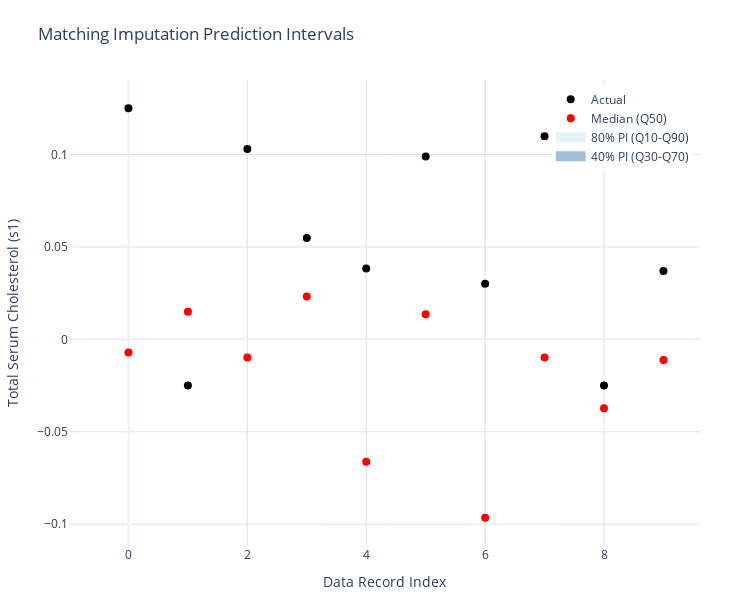

Notebook code for this chart:
### Markdown cell above
## Visualizing prediction intervals

By visualizing the prediction intervals of the model's imputations we can better understand the uncertainty in our imputed values.

### Code cell
# Create a prediction interval plot for the first 10 records
# Number of records to plot
n_records = 10

# Prepare data for plotting
records = list(range(n_records))
actuals = actual_values.iloc[:n_records, 0].values
medians = imputed_values[0.5].iloc[:n_records, 0].values
q30 = imputed_values[0.3].iloc[:n_records, 0].values
q70 = imputed_values[0.7].iloc[:n_records, 0].values
q10 = imputed_values[0.1].iloc[:n_records, 0].values
q90 = imputed_values[0.9].iloc[:n_records, 0].values

# Create the base figure
fig = go.Figure()

# Add 80% prediction interval (Q10-Q90)
for i in range(n_records):
    fig.add_trace(
        go.Scatter(
            x=[i, i],
            y=[q10[i], q90[i]],
            mode="lines",
            line=dict(width=10, color="rgba(173, 216, 230, 0.3)"),
            hoverinfo="none",
            showlegend=False,
        )
    )

# Add 40% prediction interval (Q30-Q70)
for i in range(n_records):
    fig.add_trace(
        go.Scatter(
            x=[i, i],
            y=[q30[i], q70[i]],
            mode="lines",
            line=dict(width=10, color="rgba(70, 130, 180, 0.5)"),
            hoverinfo="none",
            showlegend=False,
        )
    )

# Add actual values
fig.add_trace(
    go.Scatter(
        x=records,
        y=actuals,
        mode="markers",
        marker=dict(color="black", size=8),
        name="Actual",
    )
)

# Add median predictions
fig.add_trace(
    go.Scatter(
        x=records,
        y=medians,
        mode="markers",
        marker=dict(color="red", size=8),
        name="Median (Q50)",
    )
)

# Add dashed line for Q10
fig.add_trace(
    go.Scatter(
        x=[-1, -1],  # Dummy points for legend
        y=[0, 0],  # Dummy points for legend
        mode="lines",
        line=dict(color="rgba(173, 216, 230, 0.3)", width=10),
        name="80% PI (Q10-Q90)",
    )
)

# Add dashed line for Q30
fig.add_trace(
    go.Scatter(
        x=[-1, -1],  # Dummy points for legend
        y=[0, 0],  # Dummy points for legend
        mode="lines",
        line=dict(color="rgba(70, 130, 180, 0.5)", width=10),
        name="40% PI (Q30-Q70)",
    )
)

# Update layout with smaller width to fit in the book layout
fig.update_layout(
    title="Matching Imputation Prediction Intervals",
    xaxis=dict(
        title="Data Record Index",
        showgrid=True,
        gridwidth=1,
        gridcolor="rgba(211, 211, 211, 0.7)",
    ),
    yaxis=dict(
        title="Total Serum Cholesterol (s1)",
        showgrid=True,
        gridwidth=1,
        gridcolor="rgba(211, 211, 211, 0.7)",
    ),
    width=750,
    height=600,
    template="plotly_white",
    margin=dict(l=50, r=50, t=80, b=50),  # Adjust margins
    legend=dict(yanchor="top", y=0.99, xanchor="right", x=0.99),
)

fig.show()

### Figure 1 — Plotly figure (JSON) as saved in the notebook; plotly's stock layout.template omitted (floating-point values rounded to 4 significant figures)
{"data": [{"hoverinfo": "none", "line": {"color": "rgba(173, 216, 230, 0.3)", "width": 10}, "mode": "lines", "showlegend": false, "type": "scatter", "x": [0, 0], "y": [-0.007073, -0.007073]}, {"hoverinfo": "none", "line": {"color": "rgba(173, 216, 230, 0.3)", "width": 10}, "mode": "lines", "showlegend": false, "type": "scatter", "x": [1, 1], "y": [0.01494, 0.01494]}, {"hoverinfo": "none", "line": {"color": "rgba(173, 216, 230, 0.3)", "width": 10}, "mode": "lines", "showlegend": false, "type": "scatter", "x": [2, 2], "y": [-0.009825, -0.009825]}, {"hoverinfo": "none", "line": {"color": "rgba(173, 216, 230, 0.3)", "width": 10}, "mode": "lines", "showlegend": false, "type": "scatter", "x": [3, 3], "y": [0.0232, 0.0232]}, {"hoverinfo": "none", "line": {"color": "rgba(173, 216, 230, 0.3)", "width": 10}, "mode": "lines", "showlegend": false, "type": "scatter", "x": [4, 4], "y": [-0.06624, -0.06624]}, {"hoverinfo": "none", "line": {"color": "rgba(173, 216, 230, 0.3)", "width": 10}, "mode": "lines", "showlegend": false, "type": "scatter", "x": [5, 5], "y": [0.01357, 0.01357]}, {"hoverinfo": "none", "line": {"color": "rgba(173, 216, 230, 0.3)", "width": 10}, "mode": "lines", "showlegend": false, "type": "scatter", "x": [6, 6], "y": [-0.09651, -0.09651]}, {"hoverinfo": "none", "line": {"color": "rgba(173, 216, 230, 0.3)", "width": 10}, "mode": "lines", "showlegend": false, "type": "scatter", "x": [7, 7], "y": [-0.009825, -0.009825]}, {"hoverinfo": "none", "line": {"color": "rgba(173, 216, 230, 0.3)", "width": 10}, "mode": "lines", "showlegend": false, "type": "scatter", "x": [8, 8], "y": [-0.03734, -0.03734]}, {"hoverinfo": "none", "line": {"color": "rgba(173, 216, 230, 0.3)", "width": 10}, "mode": "lines", "showlegend": false, "type": "scatter", "x": [9, 9], "y": [-0.0112, -0.0112]}, {"hoverinfo": "none", "line": {"color": "rgba(70, 130, 180, 0.5)", "width": 10}, "mode": "lines", "showlegend": false, "type": "scatter", "x": [0, 0], "y": [-0.007073, -0.007073]}, {"hoverinfo": "none", "line": {"color": "rgba(70, 130, 180, 0.5)", "width": 10}, "mode": "lines", "showlegend": false, "type": "scatter", "x": [1, 1], "y": [0.01494, 0.01494]}, {"hoverinfo": "none", "line": {"color": "rgba(70, 130, 180, 0.5)", "width": 10}, "mode": "lines", "showlegend": false, "type": "scatter", "x": [2, 2], "y": [-0.009825, -0.009825]}, {"hoverinfo": "none", "line": {"color": "rgba(70, 130, 180, 0.5)", "width": 10}, "mode": "lines", "showlegend": false, "type": "scatter", "x": [3, 3], "y": [0.0232, 0.0232]}, {"hoverinfo": "none", "line": {"color": "rgba(70, 130, 180, 0.5)", "width": 10}, "mode": "lines", "showlegend": false, "type": "scatter", "x": [4, 4], "y": [-0.06624, -0.06624]}, {"hoverinfo": "none", "line": {"color": "rgba(70, 130, 180, 0.5)", "width": 10}, "mode": "lines", "showlegend": false, "type": "scatter", "x": [5, 5], "y": [0.01357, 0.01357]}, {"hoverinfo": "none", "line": {"color": "rgba(70, 130, 180, 0.5)", "width": 10}, "mode": "lines", "showlegend": false, "type": "scatter", "x": [6, 6], "y": [-0.09651, -0.09651]}, {"hoverinfo": "none", "line": {"color": "rgba(70, 130, 180, 0.5)", "width": 10}, "mode": "lines", "showlegend": false, "type": "scatter", "x": [7, 7], "y": [-0.009825, -0.009825]}, {"hoverinfo": "none", "line": {"color": "rgba(70, 130, 180, 0.5)", "width": 10}, "mode": "lines", "showlegend": false, "type": "scatter", "x": [8, 8], "y": [-0.03734, -0.03734]}, {"hoverinfo": "none", "line": {"color": "rgba(70, 130, 180, 0.5)", "width": 10}, "mode": "lines", "showlegend": false, "type": "scatter", "x": [9, 9], "y": [-0.0112, -0.0112]}, {"marker": {"color": "black", "size": 8}, "mode": "markers", "name": "Actual", "type": "scatter", "x": [0, 1, 2, 3, 4, 5, 6, 7, 8, 9], "y": [0.125, -0.02496, 0.103, 0.05485, 0.03833, 0.09888, 0.03008, 0.1099, -0.02496, 0.03696]}, {"marker": {"color": "red", "size": 8}, "mode": "markers", "name": "Median (Q50)", "type": "scatter", "x": [0, 1, 2, 3, 4, 5, 6, 7, 8, 9], "y": [-0.007073, 0.01494, -0.009825, 0.0232, -0.06624, 0.01357, -0.09651, -0.009825, -0.03734, -0.0112]}, {"line": {"color": "rgba(173, 216, 230, 0.3)", "width": 10}, "mode": "lines", "name": "80% PI (Q10-Q90)", "type": "scatter", "x": [-1, -1], "y": [0, 0]}, {"line": {"color": "rgba(70, 130, 180, 0.5)", "width": 10}, "mode": "lines", "name": "40% PI (Q30-Q70)", "type": "scatter", "x": [-1, -1], "y": [0, 0]}], "layout": {"height": 600, "legend": {"x": 0.99, "xanchor": "right", "y": 0.99, "yanchor": "top"}, "margin": {"b": 50, "l": 50, "r": 50, "t": 80}, "title": {"text": "Matching Imputation Prediction Intervals"}, "width": 750, "xaxis": {"gridcolor": "rgba(211, 211, 211, 0.7)", "gridwidth": 1, "showgrid": true, "title": {"text": "Data Record Index"}}, "yaxis": {"gridcolor": "rgba(211, 211, 211, 0.7)", "gridwidth": 1, "showgrid": true, "title": {"text": "Total Serum Cholesterol (s1)"}}}}
